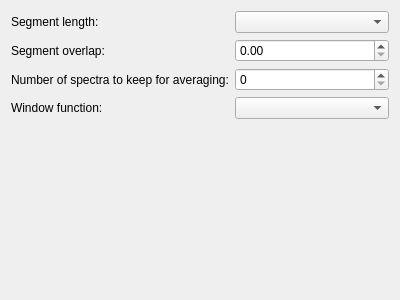
<?xml version="1.0" encoding="UTF-8"?>
<ui version="4.0">
 <class>AnalysisSettings</class>
 <widget class="QWidget" name="AnalysisSettings">
  <property name="geometry">
   <rect>
    <x>0</x>
    <y>0</y>
    <width>400</width>
    <height>300</height>
   </rect>
  </property>
  <property name="windowTitle">
   <string>Form</string>
  </property>
  <layout class="QFormLayout" name="formLayout">
   <item row="0" column="0">
    <widget class="QLabel" name="label">
     <property name="text">
      <string>Segment length:</string>
     </property>
    </widget>
   </item>
   <item row="1" column="0">
    <widget class="QLabel" name="label_2">
     <property name="text">
      <string>Segment overlap:</string>
     </property>
    </widget>
   </item>
   <item row="1" column="1">
    <widget class="QDoubleSpinBox" name="kcfg_SegmentOverlap"/>
   </item>
   <item row="2" column="1">
    <widget class="QSpinBox" name="kcfg_NumSpectra"/>
   </item>
   <item row="2" column="0">
    <widget class="QLabel" name="label_3">
     <property name="text">
      <string>Number of spectra to keep for averaging:</string>
     </property>
    </widget>
   </item>
   <item row="0" column="1">
    <widget class="QComboBox" name="segmentLength">
     <property name="toolTip">
      <string>The number of samples used for each Fourier transformation.</string>
     </property>
    </widget>
   </item>
   <item row="3" column="1">
    <widget class="QComboBox" name="kcfg_WindowFunction"/>
   </item>
   <item row="3" column="0">
    <widget class="QLabel" name="label_4">
     <property name="text">
      <string>Window function:</string>
     </property>
    </widget>
   </item>
  </layout>
 </widget>
 <resources/>
 <connections/>
</ui>
